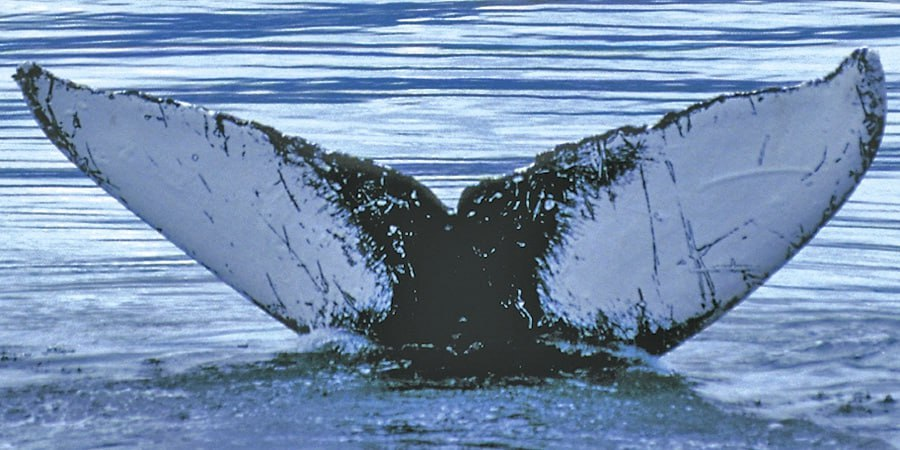
#> input picture data/2_1.jpg, 900 x 450 px, found by its file name
$ python demo.py
#> lines starting #> are read from the running program, lines starting #| are printed output that depends on the picture
### feature_points/sift_matcher.py
import cv2
import numpy as np


class SiftMatcher:

    def __init__(self):
        self.__sift = cv2.SIFT_create()

    def predict(self, image_1_path, image_2_path):
#> called with image_1_path = './research/data/2_1.jpg', image_2_path = './research/data/2_3.jpg'
        image_1 = cv2.imread(image_1_path, cv2.IMREAD_GRAYSCALE)
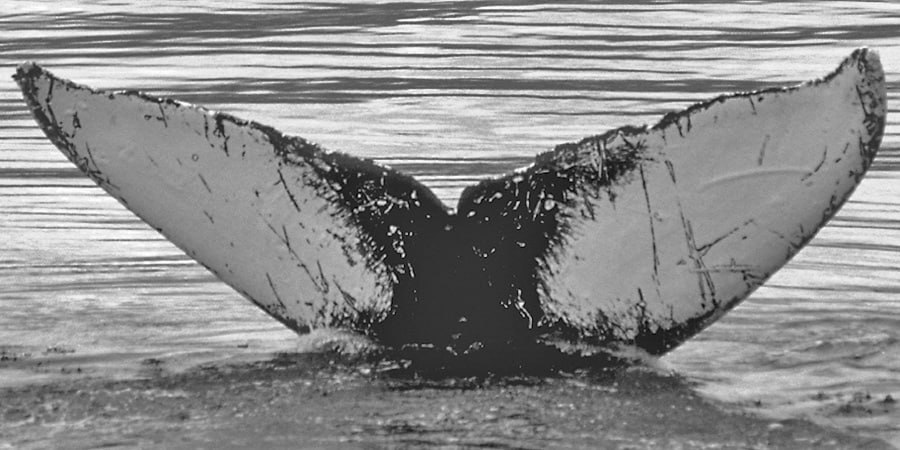
#> image_1: shape (450, 900); min 0, max 255, mean 140.1
        image_2 = cv2.imread(image_2_path, cv2.IMREAD_GRAYSCALE)
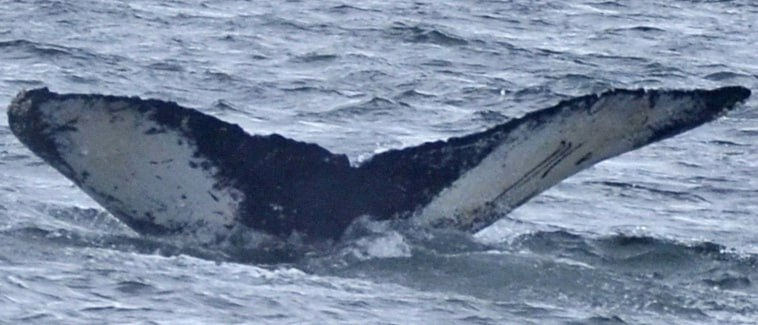
#> input picture data/2_3.jpg, 758 x 325 px, found by its file name
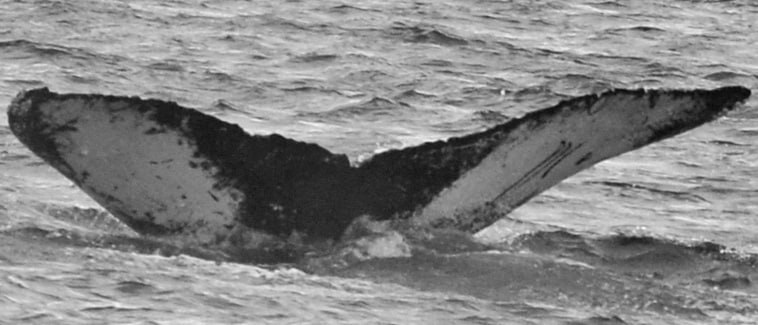
#> image_2: shape (325, 758); min 6, max 251, mean 133.3

        homography_coeff = self.__find_homography_coefficient(image_1, image_2)

        if -0.01 < homography_coeff < 0.01:
            return False
        else:
            return True

    def __find_homography_coefficient(self, image_1, image_2):
        matches, (keypoints_1, keypoints_2) = self.__get_matches(image_1, image_2)

        if len(matches) > 3:
            src_pts = np.float32([keypoints_1[m.queryIdx].pt for m in matches]).reshape(-1, 1, 2)
            dst_pts = np.float32([keypoints_2[m.trainIdx].pt for m in matches]).reshape(-1, 1, 2)

            homography_matrix, _ = cv2.findHomography(src_pts, dst_pts, cv2.RANSAC, 5.0)

            return np.linalg.det(homography_matrix)

        return None

    def __get_matches(self, image_1, image_2):
        keypoints_1, descriptors_1 = self.__sift.detectAndCompute(image_1, None)
#> keypoints_1 = 4518 keypoints; strongest (x, y, size): (359, 196, 2), (403, 255, 2.1), (413, 195, 3.2), (485, 255, 2)
        keypoints_2, descriptors_2 = self.__sift.detectAndCompute(image_2, None)
#> keypoints_2 = 2986 keypoints; strongest (x, y, size): (722, 251, 2.4), (503, 92, 2.7), (445, 138, 4.8), (646, 29, 3.7)

        matcher = cv2.BFMatcher()
        matches = matcher.knnMatch(descriptors_1, descriptors_2, k=2)
#> matches = 4518 matches

        matches_filtered = []
        for m, n in matches:
            if m.distance < 0.75 * n.distance:
                matches_filtered.append(m)
#> after the loop, matches_filtered = 54 matches

        return matches_filtered, (keypoints_1, keypoints_2)

### feature_points/demo.py
from sift_matcher import SiftMatcher

sift_matcher = SiftMatcher()

image_1_path = './research/data/2_1.jpg'
image_2_path = './research/data/2_3.jpg'

is_same = sift_matcher.predict(image_1_path, image_2_path)
#> in __find_homography_coefficient, `src_pts = np.float32([keypoints_1[m.queryIdx].pt for m in matches]).re..`: src_pts = 54 rows, first 8: [8.6, 93.01], [12.69, 155.4], [43.95, 176], [49.95, 92.18], [49.95, 92.18], [56.41, 72.3], [147.6, 243.7], [167.3, 40.46]
#> in __find_homography_coefficient, `dst_pts = np.float32([keypoints_2[m.trainIdx].pt for m in matches]).re..`: dst_pts = 54 rows, first 8: [733.2, 150.8], [50.41, 42.18], [439.4, 65.01], [595.1, 182.3], [595.1, 182.3], [84.19, 201.2], [84.19, 201.2], [460.6, 297]
#> in __find_homography_coefficient, `homography_matrix, _ = cv2.findHomography(src_pts, dst_pts, cv2.RANSAC..`: homography_matrix = [[-0.647, 0.0421, 462.5], [-0.418, 0.0381, 297.6], [-0.00141, 0.000145, 1]]
#> in predict, `homography_coeff = self.__find_homography_coefficient(image_1, image_2)`: homography_coeff = -6.29e-06

if is_same:
    print('Same whale')
else:
    print('Different whale')
